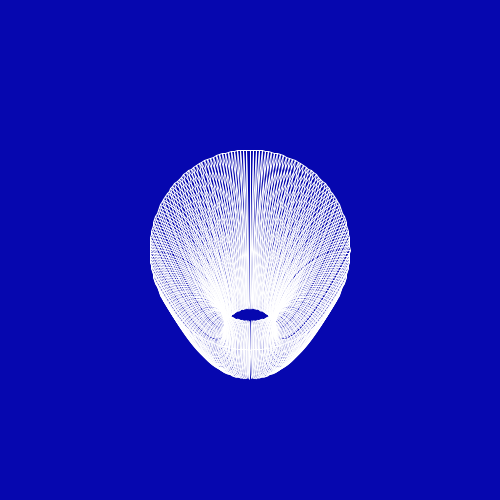
Frame 1 (no input)
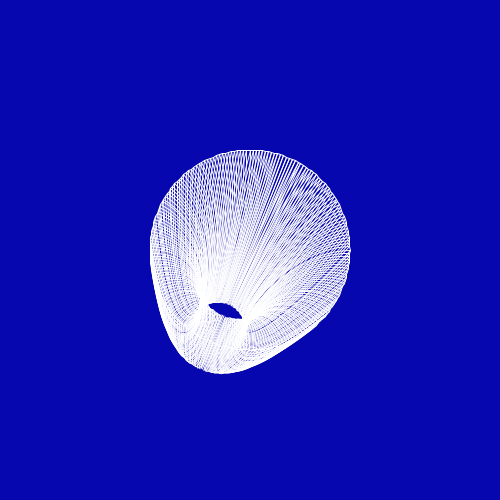
Frame 60 (the mouse pressed at the canvas centre just before this capture)
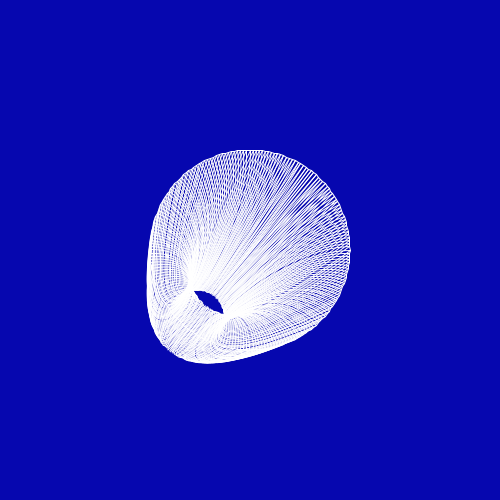
Frame 120 (the mouse held since frame 60 and released just before this capture)

The Processing sketch that drew these frames (run headless with seeded random() and noise(); from frame 60 on, the mouse is pressed at the canvas centre):

// Processing sketch: sketch_08102017
// ── sketch_08102017.pde
PVector[]points;
int total = 200;
float R = 200;
float angle = 0;
float speed = 0.1;
float x, y;

void setup(){
  size(500,500);
  smooth();
  noFill();
  stroke(255);
  points = new PVector[total+1];
  for(int i = 0; i < total+1; i++){
    float angle = map(i, 0, total, 0, TWO_PI);
    float x = 100 * cos(angle);
    float y = 100 * sin(angle);
    points[i] = new PVector(x,y);
  }
}

void draw(){
  background(6,7,175);
  translate(width/2, height/2);
  update();
  for(int i = 0; i < total; i++){
    PVector v1 = points[i];
    PVector v2 = points[i+1];
    line(v1.x, v1.y, v2.x, v2.y);
    bezier(v1.x, v1.y, x, y, 0, 0, v2.x, v2.y);
  }
}


void update(){
  x = R * sin(angle);
  y = R * cos(angle);
  angle = angle + speed;
}
